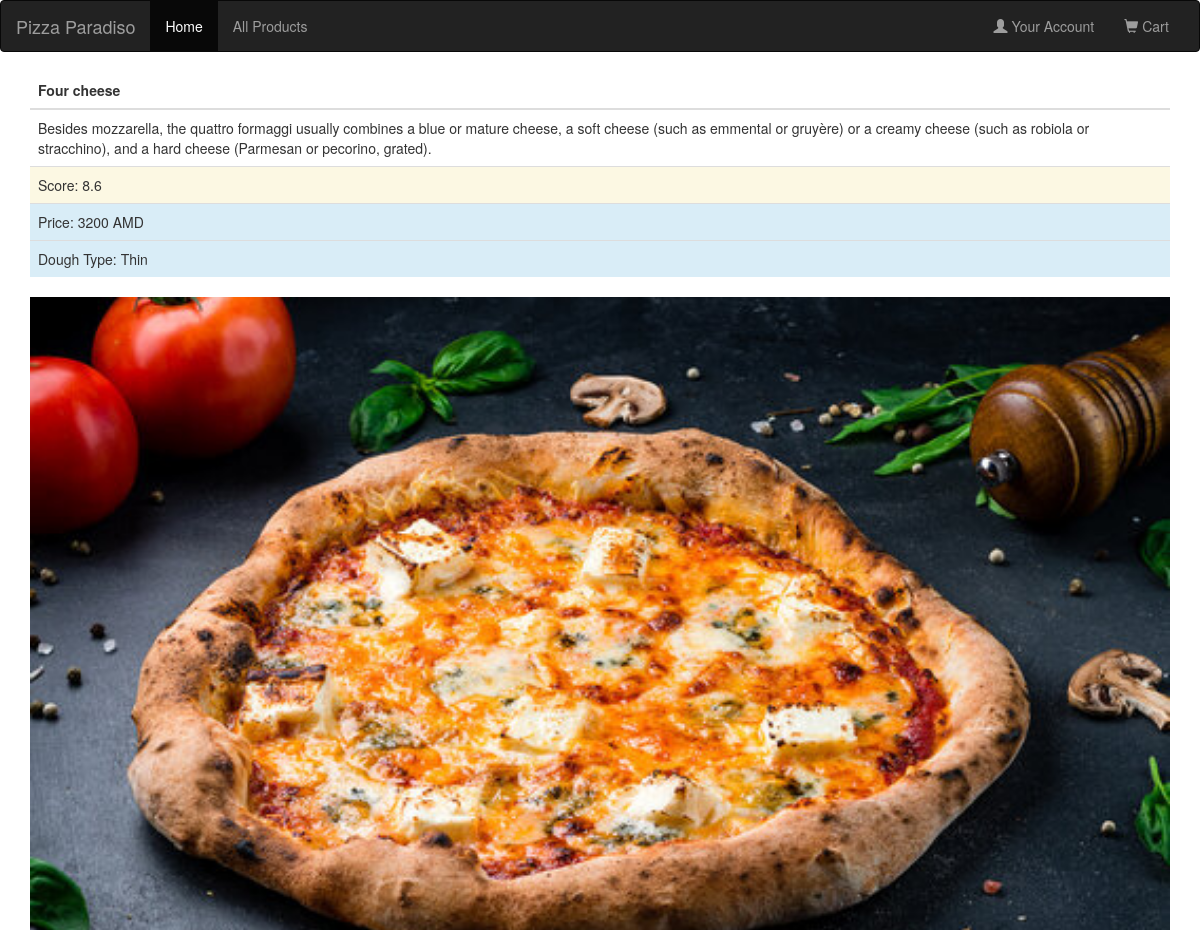
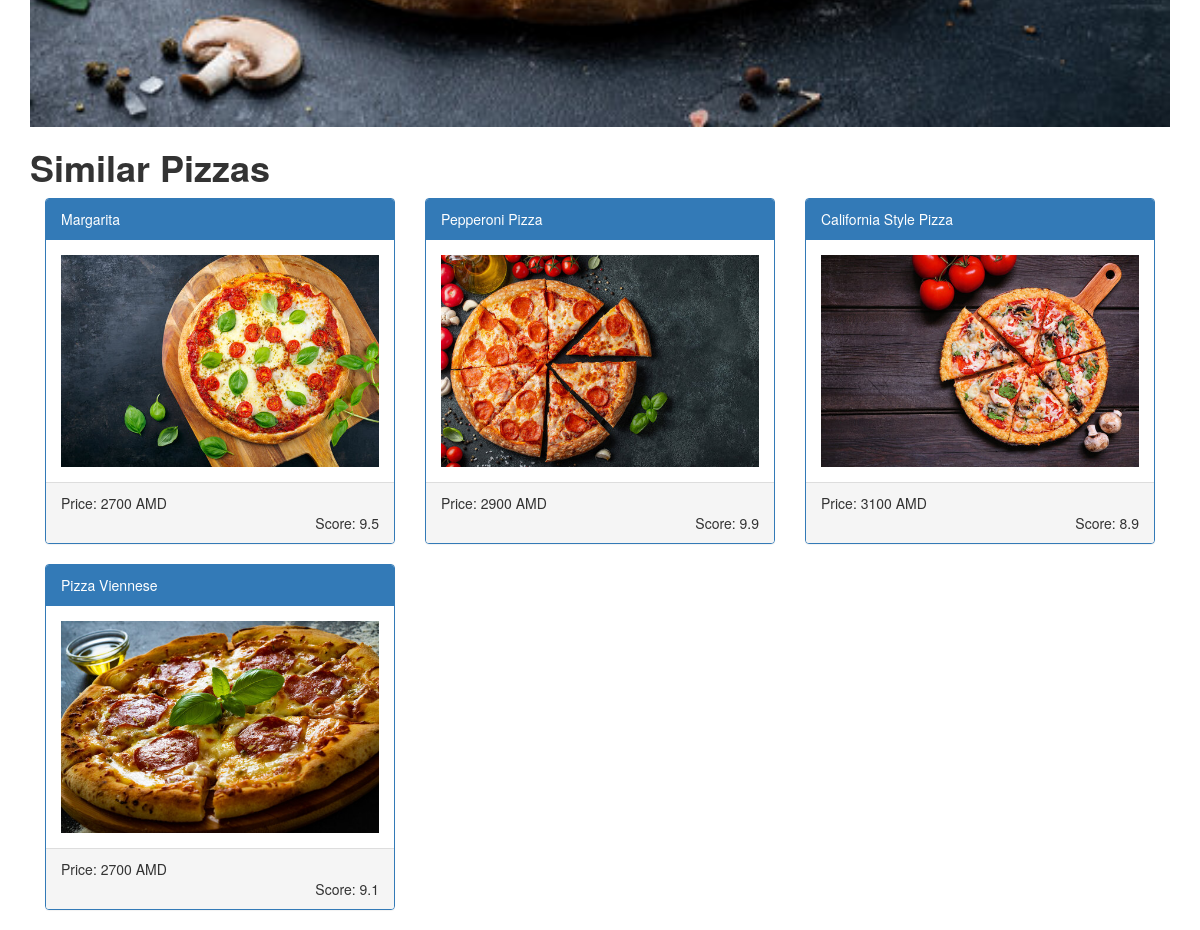
The page /pizza/2/ on the database its author committed (2 pictures, top to bottom).
### pizzas/models.py (models this page shows, shortened)
class Pizza(models.Model):
    name = models.CharField(max_length=50)
    price = models.PositiveIntegerField()
    score = models.FloatField()
    details = models.TextField(max_length=300)
    image = models.ImageField(null=True, blank=True)
    category = models.ForeignKey('DoughType', null=True,
                                 on_delete=models.PROTECT, verbose_name="Dough")

class DoughType(models.Model):
    dough = models.CharField(max_length=20, db_index=True, verbose_name="Dough type")
    def __str__(self):
        return self.dough

### pizzas/views.py (the view)
# urls.py: path('pizza/<int:id>/', pizza_detail, name='pizza_detail'),
def pizza_detail(request, id):
    pizzas = Pizza.objects.all()
    pizza = get_object_or_404(Pizza, id=id)
    return render(request, 'pizzas/description.html',
                  {'pizza': pizza, 'pizzas': pizzas, 'lower_price': pizza.price - 1000,
                   'upper_price': pizza.price + 1000})

### templates/pizzas/description.html (shortened to what this page needs)
<!DOCTYPE html>
<html lang="en">
<head>
    <link href="https://maxcdn.bootstrapcdn.com/bootstrap/3.4.1/css/bootstrap.min.css" rel="stylesheet">
    <link rel="stylesheet" href="https://maxcdn.bootstrapcdn.com/bootstrap/3.4.1/css/bootstrap.min.css">
</head>
<body>
<nav class="navbar navbar-inverse">
    <div class="container-fluid">
        <div class="navbar-header">
            <a class="navbar-brand" href="#">Pizza Paradiso</a>
        </div>
        <div class="collapse navbar-collapse" id="myNavbar">
            <ul class="nav navbar-nav">
                <li class="active"><a href="{% url 'home_pizzas'%}">Home</a></li>
                <li><a href="{% url 'all_products' %}">All Products</a></li>
            </ul>
            <ul class="nav navbar-nav navbar-right">
                <li><a href="#"><span class="glyphicon glyphicon-user"></span> Your Account</a></li>
                <li><a href="#"><span class="glyphicon glyphicon-shopping-cart"></span> Cart</a></li>
            </ul>
        </div>
    </div>
</nav>
<div class="container">
    <table class="table">
        <thead>
        <tr>
            <th>{{pizza.name}}</th>
        </tr>
        </thead>
        <tbody>
        <tr>
            <td>{{pizza.details}}</td>
        </tr>
        {% block content %}
        {% if pizza.score >= 7 and pizza.score < 9 %}
        <tr class="warning">
            <td>Score: {{pizza.score}}</td>
        </tr>
        {% elif pizza.score >= 9 %}
        <tr class="success">
            <td>Score: {{pizza.score}}</td>
        </tr>
        {% elif pizza.score < 7 %}
        <tr class="danger">
            <td>Score: {{pizza.score}}</td>
        </tr>
        {% endif %}
        {% endblock content%}
        <tr class="info">
            <td>Price: {{pizza.price}} AMD</td>
        </tr>
        <tr class="info">
            <td>Dough Type: {{pizza.category}}</td>
        </tr>
        </tbody>
    </table>
    <div style="text-align: center;">
        {% load static %}
        <img src="{{ pizza.image.url }}"
             alt="{{ pizza.name }}"
             style="width:100%">
    </div>
    <h1><b>Similar Pizzas</b></h1>
    {% for other_pizza in pizzas %}
    {% if other_pizza.name != pizza.name and other_pizza.category == pizza.category%}
    {% if other_pizza.price > lower_price and other_pizza.price < upper_price%}
    <div class="col-sm-4">
        <div class="panel panel-primary" style="style=“background-color:black;”">
            <div class="panel-heading">
                <a href="{% url 'pizza_detail' other_pizza.id %}" style="color: white;">{{ other_pizza.name }}</a>
            </div>
            <div class="panel-body">
                {% if other_pizza.image %}
                {% load static %}
                <img src="{{ other_pizza.image.url }}"
                     alt="{{ other_pizza.name }}"
                     style="width:100%">
                {% else %}
                <img alt="Image" class="img-responsive" src="https://placehold.it/150x80?text=IMAGE"
                     style="width:100%">
                {% endif %}
            </div>
            <div class="panel-footer">
                Price: {{ other_pizza.price }} AMD
                <div class="text-right">
                    Score: {{ other_pizza.score }}
                </div>
            </div>
        </div>
    </div>
    {% endif %}
    {% endif %}
    {% endfor %}
</div>
</body>
</html>

### templates/pizzas/description.html (style rules this page uses)
.panel-primary > .panel-heading { background-color: #000000; border-color: #000000; }
.panel-primary { border-color: #000000; }

### rows shown on the page
Pizza: name "Four cheese", details "Besides mozzarella, the quattro formaggi usually combines a blue or mature cheese, a soft cheese (such as emmental or gruyère) or a creamy cheese (such as robiola or stracchino), and a hard cheese (Parmesan or pecorino, grated).", score "8.6", price "3200", category "Thin", image (picture)
Pizza: name "Margarita", image (picture), price "2700", score "9.5"
Pizza: name "Pepperoni Pizza", image (picture), price "2900", score "9.9"
Pizza: name "California Style Pizza", image (picture), price "3100", score "8.9"
Pizza: name "Pizza Viennese", image (picture), price "2700", score "9.1"
